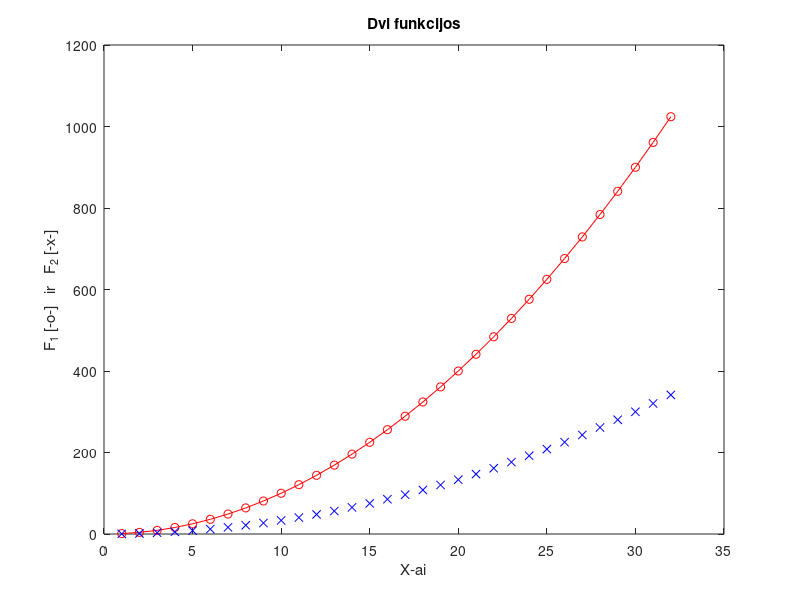

The MATLAB script that drew this image:
% Krystian Boguševič
% 2026-09-21
x = 1:32;
y = x.^2;
plot(x, y, 'o-r', x, y/3, 'xb')
title('Dvi funkcijos')
xlabel('X-ai')
ylabel('F_1 [-o-]   ir   F_2 [-x-]')
